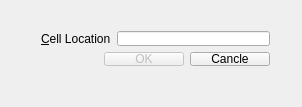
<?xml version="1.0" encoding="UTF-8"?>
<ui version="4.0">
 <class>Dialog</class>
 <widget class="QDialog" name="Dialog">
  <property name="geometry">
   <rect>
    <x>0</x>
    <y>0</y>
    <width>302</width>
    <height>107</height>
   </rect>
  </property>
  <property name="windowTitle">
   <string>Go to Cell</string>
  </property>
  <widget class="QWidget" name="layoutWidget">
   <property name="geometry">
    <rect>
     <x>30</x>
     <y>20</y>
     <width>251</width>
     <height>57</height>
    </rect>
   </property>
   <layout class="QVBoxLayout" name="verticalLayout">
    <item>
     <layout class="QHBoxLayout" name="horizontalLayout">
      <item>
       <widget class="QLabel" name="label">
        <property name="text">
         <string>&amp;Cell Location</string>
        </property>
        <property name="buddy">
         <cstring>lineEdit</cstring>
        </property>
       </widget>
      </item>
      <item>
       <widget class="QLineEdit" name="lineEdit"/>
      </item>
     </layout>
    </item>
    <item>
     <layout class="QHBoxLayout" name="horizontalLayout_2">
      <item>
       <spacer name="horizontalSpacer">
        <property name="orientation">
         <enum>Qt::Horizontal</enum>
        </property>
        <property name="sizeHint" stdset="0">
         <size>
          <width>40</width>
          <height>20</height>
         </size>
        </property>
       </spacer>
      </item>
      <item>
       <widget class="QPushButton" name="okButton">
        <property name="enabled">
         <bool>false</bool>
        </property>
        <property name="text">
         <string>OK</string>
        </property>
       </widget>
      </item>
      <item>
       <widget class="QPushButton" name="cancelButton">
        <property name="text">
         <string>Cancle</string>
        </property>
       </widget>
      </item>
     </layout>
    </item>
   </layout>
  </widget>
 </widget>
 <layoutdefault spacing="6" margin="11"/>
 <resources/>
 <connections>
  <connection>
   <sender>okButton</sender>
   <signal>clicked()</signal>
   <receiver>Dialog</receiver>
   <slot>accept()</slot>
   <hints>
    <hint type="sourcelabel">
     <x>151</x>
     <y>65</y>
    </hint>
    <hint type="destinationlabel">
     <x>167</x>
     <y>134</y>
    </hint>
   </hints>
  </connection>
  <connection>
   <sender>cancelButton</sender>
   <signal>clicked()</signal>
   <receiver>Dialog</receiver>
   <slot>reject()</slot>
   <hints>
    <hint type="sourcelabel">
     <x>227</x>
     <y>60</y>
    </hint>
    <hint type="destinationlabel">
     <x>229</x>
     <y>106</y>
    </hint>
   </hints>
  </connection>
  <connection>
   <sender>lineEdit</sender>
   <signal>textChanged(QString)</signal>
   <receiver>Dialog</receiver>
   <slot>on_lineEdit_textChanged()</slot>
   <hints>
    <hint type="sourcelabel">
     <x>189</x>
     <y>33</y>
    </hint>
    <hint type="destinationlabel">
     <x>189</x>
     <y>108</y>
    </hint>
   </hints>
  </connection>
 </connections>
 <slots>
  <slot>on_lineEdit_textChanged()</slot>
 </slots>
</ui>
